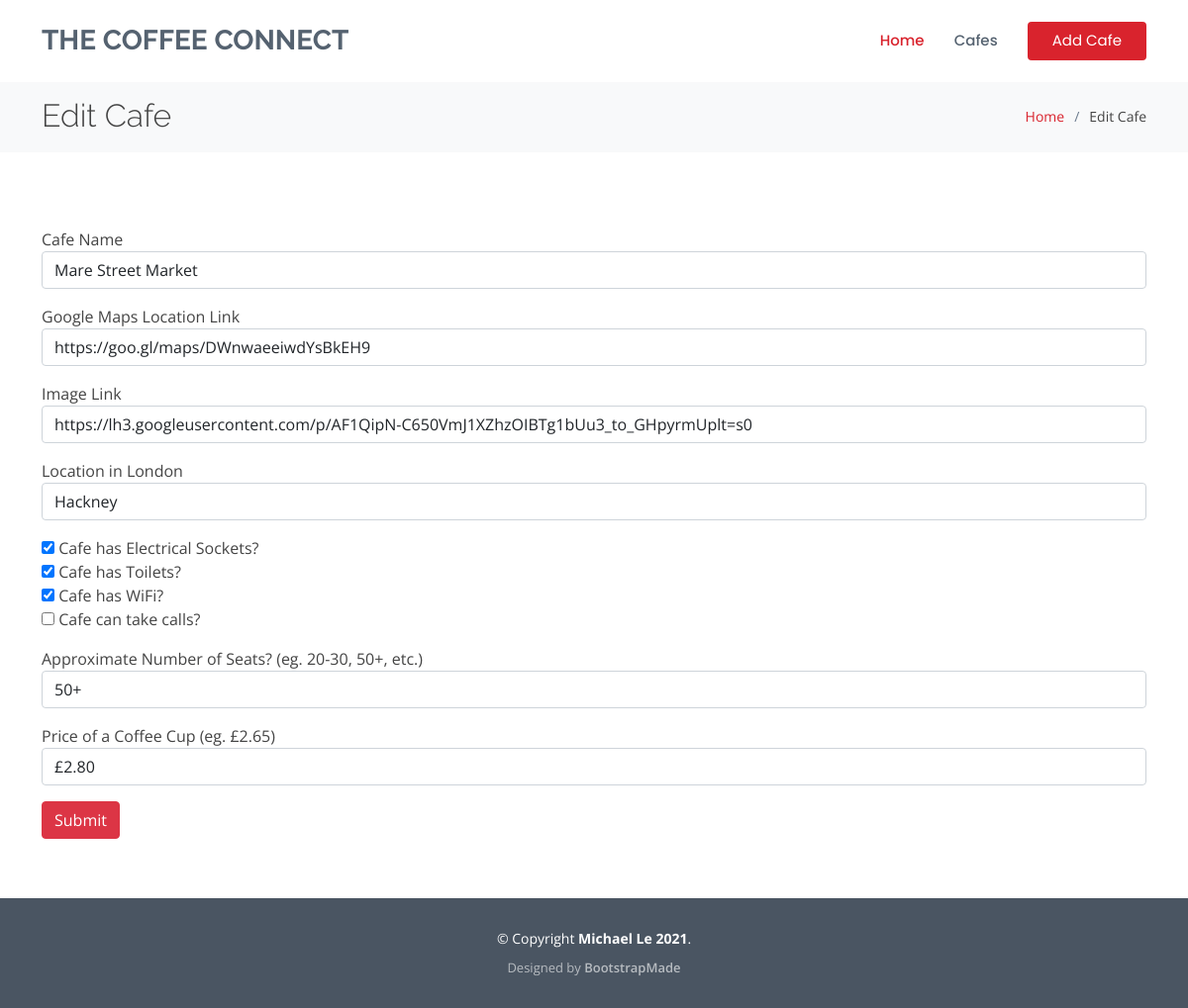
/edit-cafe/6, run on the app's committed database.
### main.py (models this page shows)
class Cafe(db.Model):
    __tablename__ = "cafe"
    id = db.Column(db.Integer, primary_key=True)
    name = db.Column(db.String(250), unique=True, nullable=False)
    map_url = db.Column(db.String(500), nullable=False)
    img_url = db.Column(db.String(500), nullable=False)
    location = db.Column(db.String(250), nullable=False)
    has_sockets = db.Column(db.Boolean, nullable=False)
    has_toilet = db.Column(db.Boolean, nullable=False)
    has_wifi = db.Column(db.Boolean, nullable=False)
    can_take_calls = db.Column(db.Boolean, nullable=False)
    seats = db.Column(db.String(250), nullable=False)
    coffee_price = db.Column(db.String(250), nullable=True)

### main.py (the view, shortened to what this page needs)
@app.route('/edit-cafe/<int:cafe_id>', methods=["GET", "POST"])
def edit_cafe(cafe_id):
    cafe_to_edit = Cafe.query.get(cafe_id)
    edit_cafe_form = CafeForm(
        name=cafe_to_edit.name,
        map_url=cafe_to_edit.map_url,
        img_url=cafe_to_edit.img_url,
        location=cafe_to_edit.location,
        has_sockets=cafe_to_edit.has_sockets,
        has_toilet=cafe_to_edit.has_toilet,
        has_wifi=cafe_to_edit.has_wifi,
        can_take_calls=cafe_to_edit.can_take_calls,
        seats=cafe_to_edit.seats,
        coffee_price=cafe_to_edit.coffee_price,
    )
    return render_template("edit-cafe.html", form=edit_cafe_form, year=CURRENT_YEAR)

### main.py
class CafeForm(FlaskForm):
    name = StringField(label="Cafe Name", validators=[DataRequired()])
    map_url = StringField(label="Google Maps Location Link", validators=[DataRequired(), URL()])
    img_url = StringField(label="Image Link", validators=[DataRequired(), URL()])
    location = StringField(label="Location in London", validators=[DataRequired()])
    has_sockets = BooleanField(label="Cafe has Electrical Sockets?")
    has_toilet = BooleanField(label="Cafe has Toilets?")
    has_wifi = BooleanField(label="Cafe has WiFi?")
    can_take_calls = BooleanField(label="Cafe can take calls?")
    seats = SelectField(label="Approximate Number of Seats? (eg. 20-30, 50+, etc.)",
                        choices=['0-10', '10-20', '20-30', '30-40', '40-50', '50+'],
                        validators=[DataRequired()])
    coffee_price = StringField(label="Price of a Coffee Cup (eg. £2.65)", default="£0.00", validators=[DataRequired()])
    submit = SubmitField(label="Submit")

### templates/edit-cafe.html (shortened to what this page needs)
{% extends "base.html" %}
{% import 'bootstrap/wtf.html' as wtf %}
{% block content %}
  <main id="main">
    <section id="breadcrumbs" class="breadcrumbs">
      <div class="container">
        <div class="d-flex justify-content-between align-items-center">
          <h2>Edit Cafe</h2>
          <ol>
            <li><a href="{{ url_for('home') }}">Home</a></li>
            <li>Edit Cafe</li>
          </ol>
        </div>
      </div>
    </section>
    <section id="services" class="services">
      <div class="container">
        {{ wtf.quick_form(form, novalidate=True, extra_classes="cafe-form", form_type="basic", button_map={"submit": "danger"}) }}
      </div>
    </section>
  </main>
{% include "footer.html" %}
{% endblock %}

### static/assets/css/style.css (style rules this page uses)
body { font-family: "Open Sans", sans-serif; color: #444444; }
a { text-decoration: none; color: #d9232d; }
h1, h2, h3, h4, h5, h6 { font-family: "Raleway", sans-serif; }
section { padding: 60px 0; overflow: hidden; }
.breadcrumbs { padding: 18px 0; background: #f8f9fa; min-height: 40px; margin-top: 80px; }
.breadcrumbs h2 { font-size: 32px; font-weight: 300; margin: 0; }
.breadcrumbs ol { display: flex; flex-wrap: wrap; list-style: none; padding: 0; margin: 0; font-size: 14px; }
.breadcrumbs ol li + li { padding-left: 10px; }
.breadcrumbs ol li + li::before { display: inline-block; padding-right: 10px; color: #6b7b8d; content: "/"; }
.cafe-form .form-group { margin: 1rem 0; }

### data on the page
Cafe: name "Mare Street Market", map_url "https://goo.gl/maps/DWnwaeeiwdYsBkEH9", img_url "https://lh3.googleusercontent.com/p/AF1QipN-C650VmJ1XZhzOIBTg1bUu3_to_GHpyrmUplt=s0", location "Hackney", has_sockets "☑", has_toilet "☑", has_wifi "☑", seats "50+", coffee_price "£2.80"

### other printed values
{{ year }} "2021"
